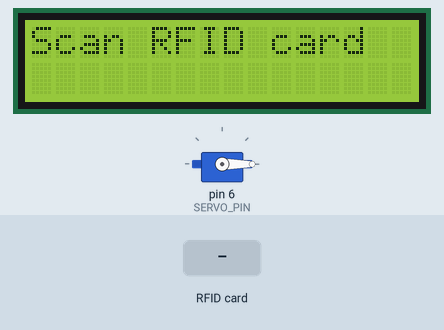
Recording of a sketch running on a simulated Arduino Uno, built with avr-gcc and run on an emulated ATmega328P. Shown: servo, 16×2 character LCD. Inputs (shaded band) come from the test bench. What the sketch prints to the serial monitor is not drawn.

Above: at 1.3 s.
1.4 s: RFID card AA BB CC DD held to the reader
At 2.8 s:
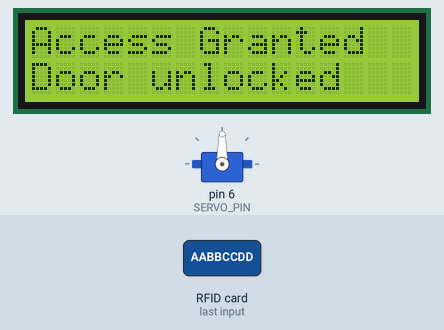
Timing chart, 0 to 7.9 s (numbered marks = the images above; inputs shaded):
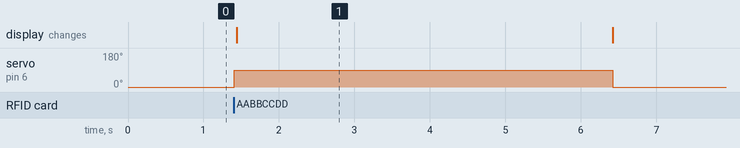

Measured:
- after the input at 1.4 s, servo on pin 6 (SERVO_PIN): 0° → 90° at once, → 0° 5.0 s later; the display: changes at once (image 1)

The sketch:

entrance_arduino.ino
```cpp
/*
 * Chromebook Cart Security System
 * Entrance Arduino
 *
 * Responsibilities:
 *   - Read RFID card
 *   - Validate against authorized UIDs
 *   - Unlock door via servo on success
 *   - Show feedback on LCD
 *
 * Team: Julian D., Ethan A., Lennon F. - TEJ4M
 */

#include <SPI.h>
#include <MFRC522.h>
#include <Servo.h>
#include <Wire.h>
#include <LiquidCrystal_I2C.h>

// --- Pin Definitions ---
#define RST_PIN   9
#define SS_PIN    10
#define SERVO_PIN 6

// --- Objects ---
MFRC522 rfid(SS_PIN, RST_PIN);
Servo doorServo;
LiquidCrystal_I2C lcd(0x27, 16, 2);

// --- Authorized RFID UIDs ---
// Add authorized card UIDs here (4 bytes each)
const byte AUTHORIZED_UIDS[][4] = {
  {0xAA, 0xBB, 0xCC, 0xDD},  // Example card 1
  {0x11, 0x22, 0x33, 0x44},  // Example card 2
};
const int NUM_AUTHORIZED = sizeof(AUTHORIZED_UIDS) / sizeof(AUTHORIZED_UIDS[0]);

// --- Constants ---
const int LOCKED_ANGLE   = 0;
const int UNLOCKED_ANGLE = 90;
const unsigned long UNLOCK_DURATION_MS = 5000;  // Door stays unlocked for 5 seconds
const unsigned long DENY_DURATION_MS   = 3000;  // Deny message duration

// --- State Machine ---
enum EntranceState {
  WAITING_FOR_RFID,
  DOOR_UNLOCKED,
  ACCESS_DENIED_DISPLAY
};

EntranceState currentState = WAITING_FOR_RFID;
unsigned long stateEnteredAt = 0;

void setup() {
  Serial.begin(9600);
  SPI.begin();
  rfid.PCD_Init();

  doorServo.attach(SERVO_PIN);
  doorServo.write(LOCKED_ANGLE);

  lcd.init();
  lcd.backlight();
  lcd.setCursor(0, 0);
  lcd.print("Scan RFID card");

  Serial.println("Entrance system ready.");
}

void loop() {
  unsigned long now = millis();

  // Handle timed state exits (non-blocking)
  if (currentState == DOOR_UNLOCKED && now - stateEnteredAt >= UNLOCK_DURATION_MS) {
    doorServo.write(LOCKED_ANGLE);
    enterState(WAITING_FOR_RFID);
    return;
  }

  if (currentState == ACCESS_DENIED_DISPLAY && now - stateEnteredAt >= DENY_DURATION_MS) {
    enterState(WAITING_FOR_RFID);
    return;
  }

  // Only read RFID when idle
  if (currentState != WAITING_FOR_RFID) return;

  if (!rfid.PICC_IsNewCardPresent() || !rfid.PICC_ReadCardSerial()) {
    return;
  }

  if (isAuthorized(rfid.uid.uidByte)) {
    grantAccess();
  } else {
    denyAccess();
  }

  rfid.PICC_HaltA();
  rfid.PCD_StopCrypto1();
}

void enterState(EntranceState newState) {
  currentState = newState;
  stateEnteredAt = millis();

  lcd.clear();
  switch (newState) {
    case WAITING_FOR_RFID:
      lcd.setCursor(0, 0);
      lcd.print("Scan RFID card");
      break;
    case DOOR_UNLOCKED:
      lcd.setCursor(0, 0);
      lcd.print("Access Granted");
      lcd.setCursor(0, 1);
      lcd.print("Door unlocked");
      break;
    case ACCESS_DENIED_DISPLAY:
      lcd.setCursor(0, 0);
      lcd.print("Access Denied");
      break;
  }
}

bool isAuthorized(byte *uid) {
  for (int i = 0; i < NUM_AUTHORIZED; i++) {
    bool match = true;
    for (int j = 0; j < 4; j++) {
      if (uid[j] != AUTHORIZED_UIDS[i][j]) {
        match = false;
        break;
      }
    }
    if (match) return true;
  }
  return false;
}

void grantAccess() {
  Serial.println("Access granted.");
  doorServo.write(UNLOCKED_ANGLE);
  enterState(DOOR_UNLOCKED);
}

void denyAccess() {
  Serial.println("Access denied.");
  enterState(ACCESS_DENIED_DISPLAY);
}
```
